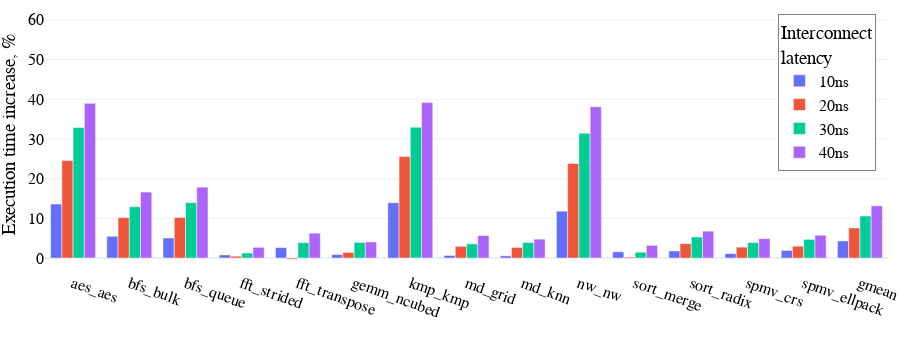

This figure's notebook cell:
### Code cell
fig = px.bar(cycles, barmode='group')
fig.update_yaxes(title_text='Execution time increase, %', range=[-3,65])
format_fig(fig, big=True, leg_y=.95, leg_x=.87, tickangle=20)
fig.update_layout(width=900, height=350)
fig.show()
# fig.write_image('figs/exec_time_advanced.pdf')

### Figure 1 — Plotly figure (JSON) as saved in the notebook; plotly's stock layout.template omitted (floating-point values rounded to 4 significant figures)
{"data": [{"alignmentgroup": "True", "hovertemplate": "Interconnect<br>latency=10ns<br> =%{x}<br>value=%{y}<extra></extra>", "legendgroup": "10ns", "marker": {"color": "#636efa"}, "name": "10ns", "offsetgroup": "10ns", "orientation": "v", "showlegend": true, "textposition": "auto", "type": "bar", "x": ["aes_aes", "bfs_bulk", "bfs_queue", "fft_strided", "fft_transpose", "gemm_ncubed", "kmp_kmp", "md_grid", "md_knn", "nw_nw", "sort_merge", "sort_radix", "spmv_crs", "spmv_ellpack", "gmean"], "xaxis": "x", "y": [13.61, 5.5, 5.06, 0.79, 2.64, 0.89, 13.94, 0.67, 0.58, 11.82, 1.58, 1.79, 1.13, 1.92, 4.32], "yaxis": "y"}, {"alignmentgroup": "True", "hovertemplate": "Interconnect<br>latency=20ns<br> =%{x}<br>value=%{y}<extra></extra>", "legendgroup": "20ns", "marker": {"color": "#EF553B"}, "name": "20ns", "offsetgroup": "20ns", "orientation": "v", "showlegend": true, "textposition": "auto", "type": "bar", "x": ["aes_aes", "bfs_bulk", "bfs_queue", "fft_strided", "fft_transpose", "gemm_ncubed", "kmp_kmp", "md_grid", "md_knn", "nw_nw", "sort_merge", "sort_radix", "spmv_crs", "spmv_ellpack", "gmean"], "xaxis": "x", "y": [24.55, 10.2, 10.24, 0.48, -0.3, 1.43, 25.61, 2.97, 2.68, 23.83, 0.27, 3.64, 2.76, 3, 7.58], "yaxis": "y"}, {"alignmentgroup": "True", "hovertemplate": "Interconnect<br>latency=30ns<br> =%{x}<br>value=%{y}<extra></extra>", "legendgroup": "30ns", "marker": {"color": "#00cc96"}, "name": "30ns", "offsetgroup": "30ns", "orientation": "v", "showlegend": true, "textposition": "auto", "type": "bar", "x": ["aes_aes", "bfs_bulk", "bfs_queue", "fft_strided", "fft_transpose", "gemm_ncubed", "kmp_kmp", "md_grid", "md_knn", "nw_nw", "sort_merge", "sort_radix", "spmv_crs", "spmv_ellpack", "gmean"], "xaxis": "x", "y": [32.9, 12.93, 13.96, 1.28, 3.89, 3.94, 32.98, 3.58, 3.93, 31.45, 1.47, 5.32, 3.93, 4.72, 10.59], "yaxis": "y"}, {"alignmentgroup": "True", "hovertemplate": "Interconnect<br>latency=40ns<br> =%{x}<br>value=%{y}<extra></extra>", "legendgroup": "40ns", "marker": {"color": "#ab63fa"}, "name": "40ns", "offsetgroup": "40ns", "orientation": "v", "showlegend": true, "textposition": "auto", "type": "bar", "x": ["aes_aes", "bfs_bulk", "bfs_queue", "fft_strided", "fft_transpose", "gemm_ncubed", "kmp_kmp", "md_grid", "md_knn", "nw_nw", "sort_merge", "sort_radix", "spmv_crs", "spmv_ellpack", "gmean"], "xaxis": "x", "y": [38.97, 16.63, 17.86, 2.71, 6.27, 4.07, 39.16, 5.69, 4.77, 38.11, 3.2, 6.79, 4.89, 5.75, 13.16], "yaxis": "y"}], "layout": {"barmode": "group", "font": {"color": "Black", "family": "Arial", "size": 16}, "height": 350, "legend": {"bgcolor": "White", "bordercolor": "Grey", "borderwidth": 1, "orientation": "v", "title": {"text": "Interconnect<br>latency"}, "tracegroupgap": 0, "x": 0.87, "xanchor": "left", "y": 0.95, "yanchor": "top"}, "margin": {"b": 0, "l": 0, "r": 0, "t": 0}, "width": 900, "xaxis": {"anchor": "y", "domain": [0, 1], "tickangle": 20, "title": {"text": " "}}, "yaxis": {"anchor": "x", "domain": [0, 1], "range": [-3, 65], "title": {"text": "Execution time increase, %"}}}}
